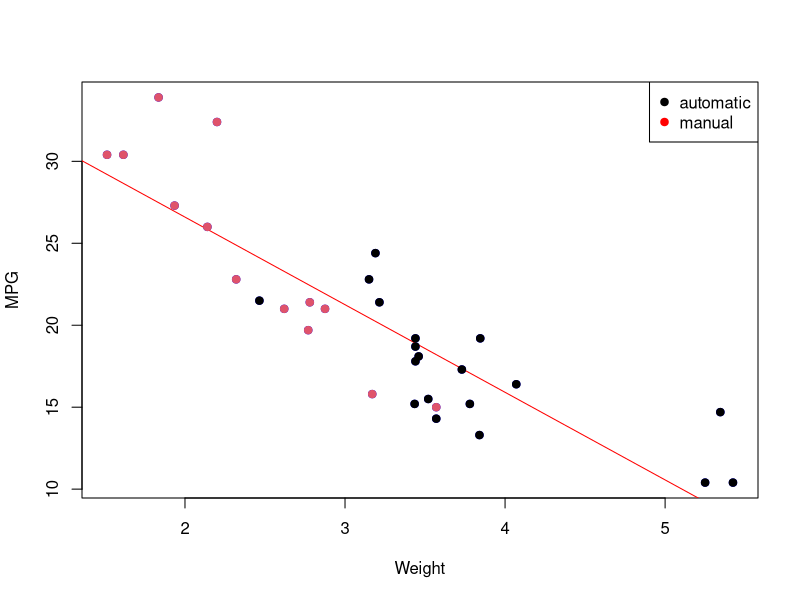
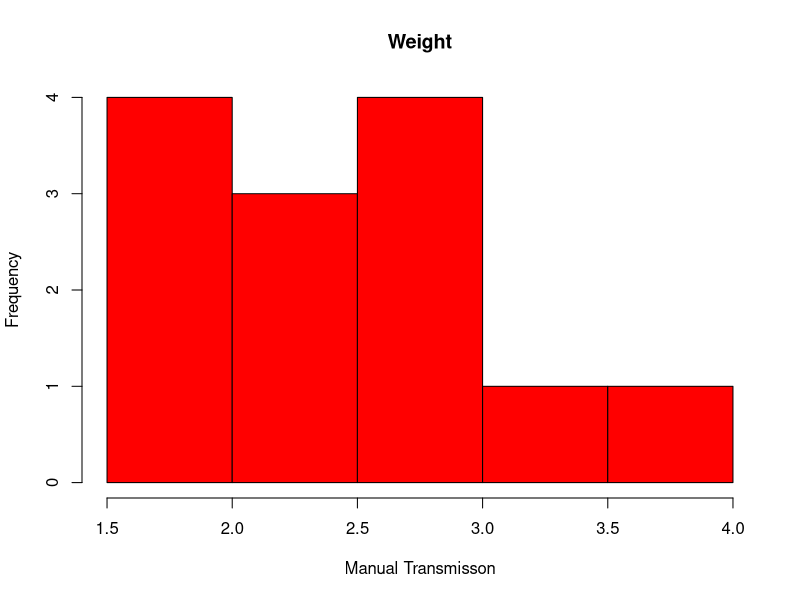
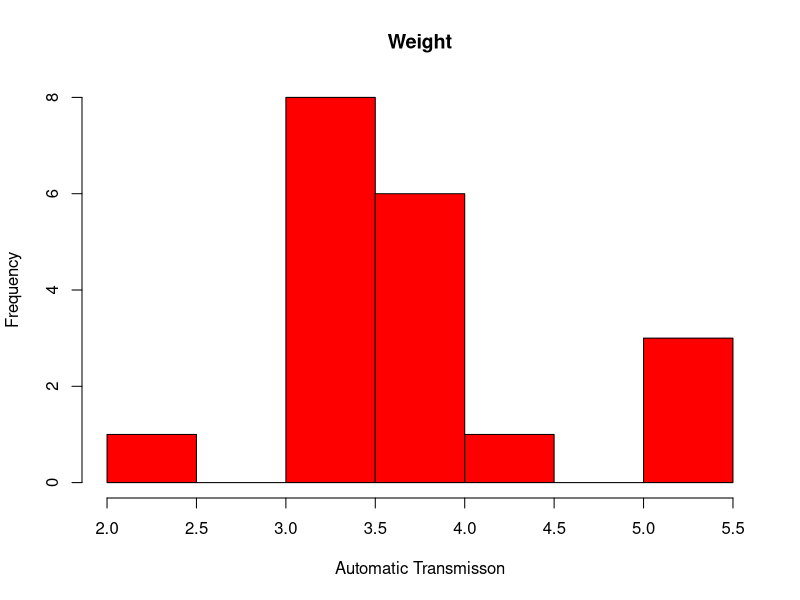

Source code (R) for these figures, in order:
## ---- chunk 1
# reviewing coefficients for entire dataset 
# summary(lm(mtcars$mpg ~ ., data = mtcars))$coefficients
# model estimates based on slope coefficients.  I wanted to focus on variables which was a higher magnitude of slope and relatively small Std. Error
# correlations each variable to MPG
variables_mtcars <- c("mpg", "cyl", "disp", "hp", "drat", "wt", "qsec", "vs", "am", "gear", "carb")
obj<-data.frame()
for (i in 1:length(mtcars)) {
    cor_mtcars <- cor(mtcars[,i],mtcars[,1])
    obj <- rbind(obj, cor_mtcars)
}
corr_variables_mpg <- cbind(variables_mtcars, obj)
colnames(corr_variables_mpg) <- c("variables","correlation_to_mpg")

# based on the finding of the coefficients and correlations, I decided to focus on "am(transmission)", "mpg", "wt", and "qsec".
## ---- chunk 2
# subset mtcars for automatic transmission
mtcars_automatic <- subset(mtcars, mtcars[,9] == "0")
# subset mtcars for manual transmission
mtcars_manual <- subset(mtcars, mtcars[,9] == "1")
# suset mtcars for weight between 2.0 and 2.5 for comparison of qsec by transmission (see historgrams in appendix)

# using weight range of 2.5 - 3.5 will give 8 automatic samples and 5 manual samples
mtcars_weight <- subset(mtcars, mtcars[,6] < 2.5)
mtcars_weight <- subset(mtcars, mtcars[,6] > 3.5)
mtcars_automatic_weight <- subset(mtcars, mtcars_weight[,9] == "0")
mtcars_manual_weight <- subset(mtcars, mtcars_weight[,9] == "1")

# compare the MPG for 1/4 Mile times
quarter_mile_time <- c(14,16,18,20)
automatic_y_intercept <- summary(lm(mtcars_automatic_weight$mpg ~ mtcars_automatic_weight$qsec, data = mtcars_automatic_weight))$coefficients[1,1]
automatic_slope <- summary(lm(mtcars_automatic_weight$mpg ~ mtcars_automatic_weight$qsec, data = mtcars_automatic_weight))$coefficients[2,1]

mpg_quarter_auto <-data.frame()
for (i in 1:length(quarter_mile_time)) {
    mpg_qsec_automatic <- automatic_slope * quarter_mile_time[i] + automatic_y_intercept
    mpg_quarter_auto <- rbind(mpg_quarter_auto, mpg_qsec_automatic)
}
mpg_quarter_auto <- cbind("automatic",quarter_mile_time,mpg_quarter_auto)
colnames(mpg_quarter_auto) <- c("transmission","quarter time", "mpg")

mpg_quarter_manual <-data.frame()
manual_y_intercept <- summary(lm(mtcars_manual_weight$mpg ~ mtcars_manual_weight$qsec, data = mtcars_manual_weight))$coefficients[1,1]
manual_slope <- summary(lm(mtcars_manual_weight$mpg ~ mtcars_manual_weight$qsec, data = mtcars_manual_weight))$coefficients[2,1]
for (i in 1:length(quarter_mile_time)) {
    mpg_qsec_manual <- manual_slope * quarter_mile_time[i] + manual_y_intercept
    mpg_quarter_manual <- rbind(mpg_quarter_manual, mpg_qsec_manual)
}
mpg_quarter_manual <- cbind("manual",quarter_mile_time,mpg_quarter_manual)
colnames(mpg_quarter_manual) <- c("transmission","quarter time", "mpg")

mpg_delta <- data.frame()
for (i in 1:length(quarter_mile_time)) {
    diff <- mpg_quarter_auto[i,3] - mpg_quarter_manual[i,3]
    mpg_delta <- rbind(mpg_delta, diff)
}
mpg_delta <- cbind(quarter_mile_time,mpg_delta)
colnames(mpg_delta) <- c("quarter_mile_time","mpg(auto - manual)")
## ---- chunk 3
mpg_delta
## ---- chunk 4
# inital thought it would be best to view by weight.  Based on this chart, automatic transmission appeared to have higher MPG.
# plot mpg vs. wt  
plot(mtcars$wt,mtcars$mpg, pch=19, col="blue",xlab="Weight",ylab="MPG")
abline(lm(mtcars$mpg~mtcars$wt),col="red")
points(mtcars$wt,mtcars$mpg, pch=19, col=((mtcars$am=="1")*1+1))
legend("topright",c("automatic", "manual"),col=c("black","red"),pch=19)

# to see distribution of weights by transmission
hist(mtcars_manual$wt, col = "red", main = "Weight", xlab = "Manual Transmisson")
hist(mtcars_automatic$wt, col = "red", main = "Weight", xlab = "Automatic Transmisson")
